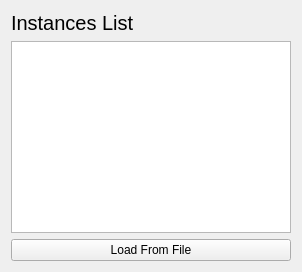
<?xml version="1.0" encoding="UTF-8"?>
<ui version="4.0">
 <class>widget_instance_creator</class>
 <widget class="QWidget" name="widget_instance_creator">
  <property name="geometry">
   <rect>
    <x>0</x>
    <y>0</y>
    <width>302</width>
    <height>231</height>
   </rect>
  </property>
  <property name="sizePolicy">
   <sizepolicy hsizetype="Expanding" vsizetype="Expanding">
    <horstretch>0</horstretch>
    <verstretch>0</verstretch>
   </sizepolicy>
  </property>
  <property name="windowTitle">
   <string>Form</string>
  </property>
  <property name="styleSheet">
   <string notr="true"/>
  </property>
  <layout class="QVBoxLayout" name="verticalLayout" stretch="1,0,0">
   <item>
    <widget class="QLabel" name="label_4">
     <property name="sizePolicy">
      <sizepolicy hsizetype="Preferred" vsizetype="Fixed">
       <horstretch>0</horstretch>
       <verstretch>0</verstretch>
      </sizepolicy>
     </property>
     <property name="font">
      <font>
       <pointsize>15</pointsize>
      </font>
     </property>
     <property name="text">
      <string>Instances List</string>
     </property>
    </widget>
   </item>
   <item>
    <widget class="QListView" name="ui_list">
     <property name="sizePolicy">
      <sizepolicy hsizetype="Expanding" vsizetype="Minimum">
       <horstretch>0</horstretch>
       <verstretch>0</verstretch>
      </sizepolicy>
     </property>
    </widget>
   </item>
   <item>
    <layout class="QHBoxLayout" name="horizontalLayout">
     <item>
      <widget class="QPushButton" name="ui_button_load">
       <property name="text">
        <string>Load From File</string>
       </property>
      </widget>
     </item>
    </layout>
   </item>
  </layout>
 </widget>
 <resources/>
 <connections/>
</ui>
